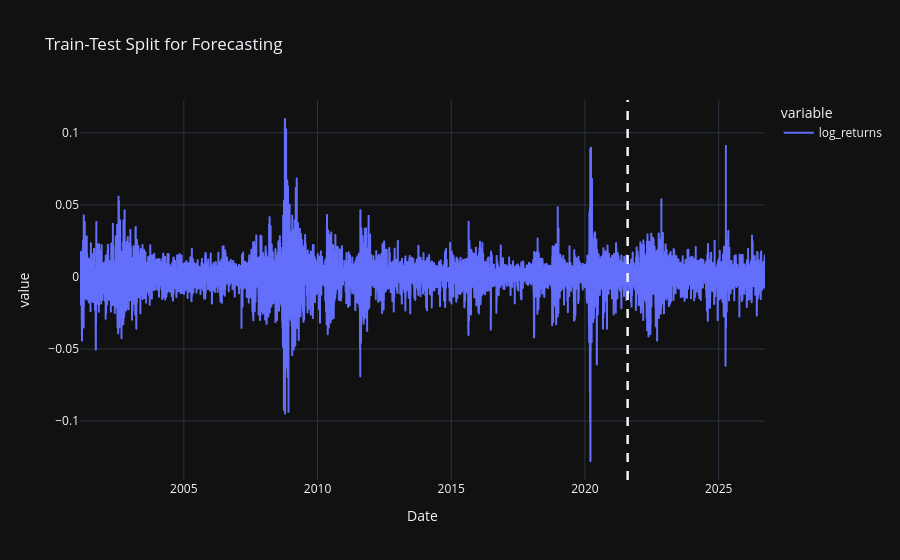

Here is the notebook cell this chart was saved with:
### Code cell
fig = y.plot(
    title='Train-Test Split for Forecasting'
)

fig.add_vline(
    x=test.index[0],
    line_dash='dash'
)
fig.add_vline(x=str(test.index[0]), line_dash='dash')

fig.show()

### Figure 1 — Plotly figure (JSON) as saved in the notebook; plotly's stock layout.template omitted (floating-point values rounded to 4 significant figures; data arrays with more than 128 entries replaced by an {"elided": "..."} marker saying what was removed)
{"data": [{"hovertemplate": "variable=log_returns<br>Date=%{x}<br>value=%{y}<extra></extra>", "legendgroup": "log_returns", "line": {"color": "#636efa", "dash": "solid"}, "marker": {"symbol": "circle"}, "mode": "lines", "name": "log_returns", "showlegend": true, "type": "scattergl", "x": {"elided": "6441 str values"}, "xaxis": "x", "y": {"elided": "6441 float values"}, "yaxis": "y"}], "layout": {"legend": {"title": {"text": "variable"}, "tracegroupgap": 0}, "shapes": [{"line": {"dash": "dash"}, "type": "line", "x0": "2021-08-06T00:00:00", "x1": "2021-08-06T00:00:00", "xref": "x", "y0": 0, "y1": 1, "yref": "y domain"}, {"line": {"dash": "dash"}, "type": "line", "x0": "2021-08-06 00:00:00", "x1": "2021-08-06 00:00:00", "xref": "x", "y0": 0, "y1": 1, "yref": "y domain"}], "title": {"text": "Train-Test Split for Forecasting"}, "xaxis": {"anchor": "y", "domain": [0, 1], "title": {"text": "Date"}}, "yaxis": {"anchor": "x", "domain": [0, 1], "title": {"text": "value"}}}}
